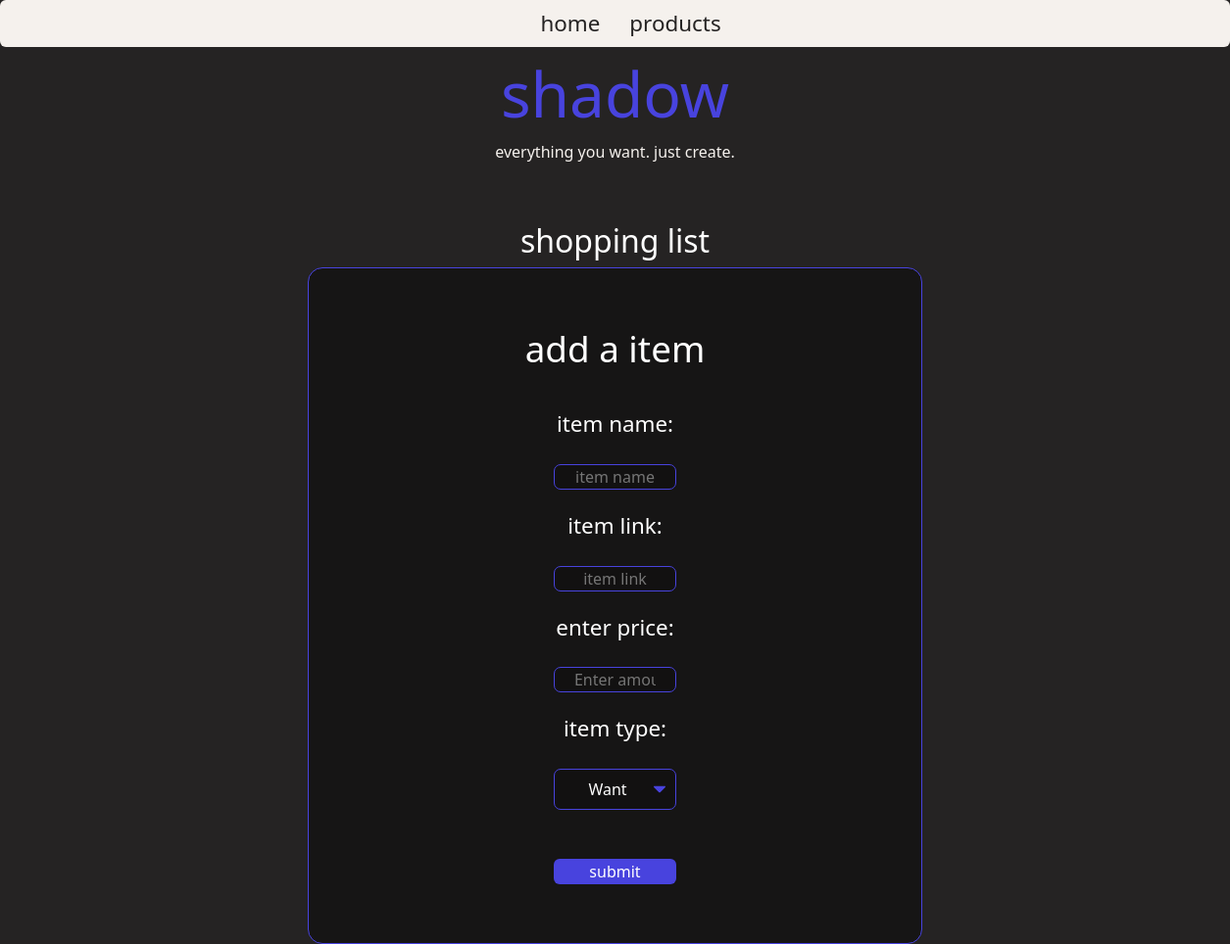
/widgets/shopping-list (signed in), run on an earlier commit of the app's database.
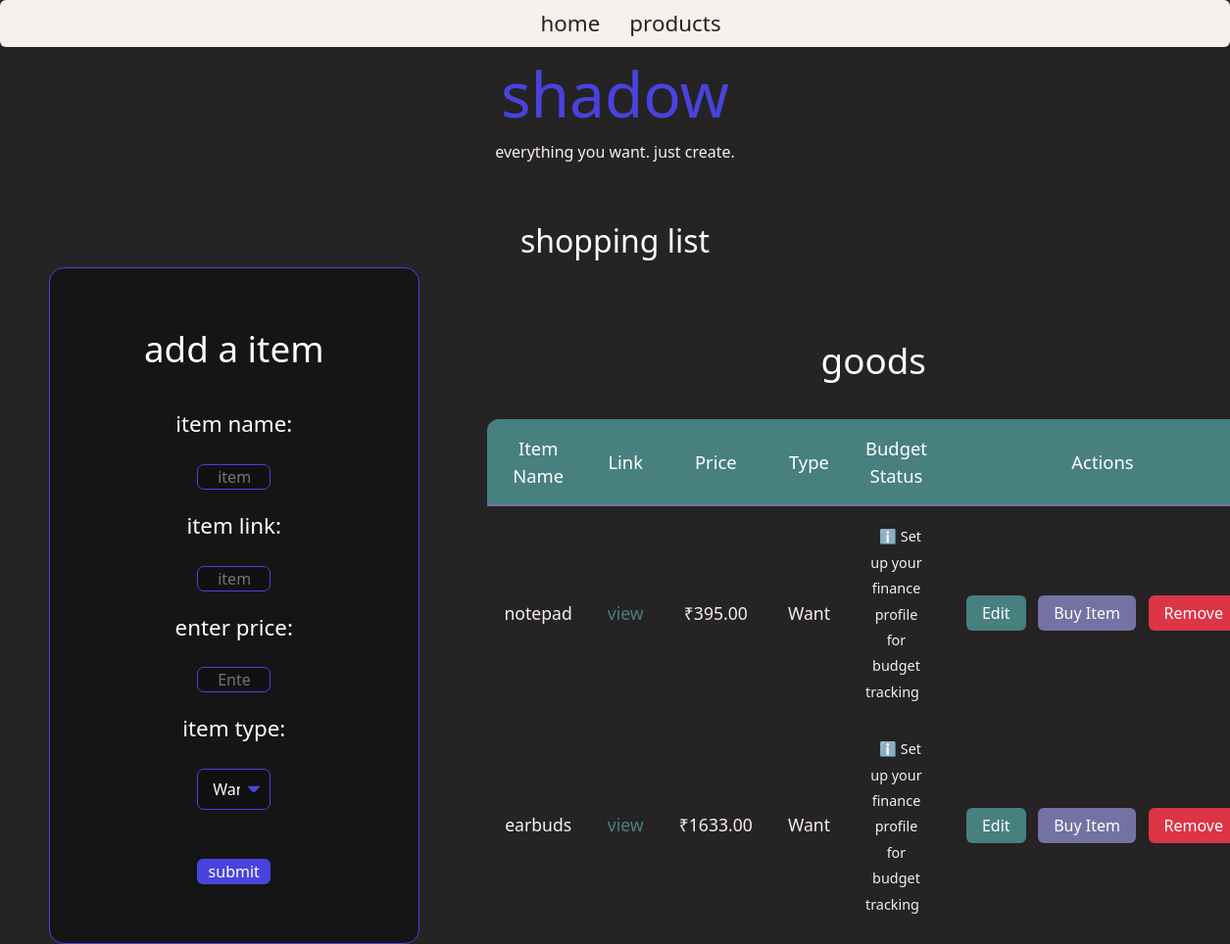
And on a later commit of the database.
### widgets/models.py (models this page shows, shortened)
class ShoppingListItem(models.Model):
    user = models.ForeignKey(User, on_delete=models.CASCADE, related_name='shopping_list')
    name = models.CharField(max_length=255)
    link = models.URLField(blank=True)
    price = models.DecimalField(max_digits=10, decimal_places=2)
    priority = models.BooleanField(default=False, verbose_name="Is Need?")
    @property
    def affordability_message(self):
        try:
            profile = FinanceProfile.objects.get(user=self.user)
            if profile.total_funds < self.price:
                return "❌ Insufficient funds"
            if self.can_afford:
                if self.priority:
                    return "✅ Essential - You can afford this!"
                else:
                    return "✅ You can afford this!"
            else:
                if self.priority:
                    return "✅ Essential - You can afford this!"  # Needs should always show as affordable if funds exist
                else:
                    return "⚠️ Over wants budget (but you have funds)"
        except:
            return "ℹ️ Set up your finance profile for budget tracking"

### widgets/views.py (the view)
# urls.py: path("shopping-list", views.shopping_list, name="shopping"),
def shopping_list(request):
    context = {}
    if request.method == "POST":
        item_name = request.POST.get("item-name")
        item_link = request.POST.get("item-link")
        item_price = request.POST.get("item-price")
        item_priority = request.POST.get("item-priority") == "need"
        push_item(request.user, item_name, item_link, item_price, item_priority)
    if not request.user.is_authenticated:
        return redirect(reverse("main:login"))
    else:
        le = list_exists(request.user)
        shopping_items = []
        if le:
            from .operations import get_shopping_list
            shopping_items = get_shopping_list(request.user)
        context.update({
            "list_exists": le,
            "shopping_items": shopping_items
        })
    return render(request, 'shopping.html', context=context)

### widgets/operations.py (called while the page is built)
def list_exists(user)->bool:
    shopping_list = ShoppingListItem.objects.filter(user=user)
    if shopping_list.exists():
        print("user has somethings stored")
        return True
    else:
        return False

def get_shopping_list(user):
    return ShoppingListItem.objects.filter(user=user)

### widgets/templates/shopping.html (shortened to what this page needs)
{% extends 'layout.html' %}
{% load static %}
{% block head %}
<link rel="stylesheet" href="{% static 'styles/shopping.css' %}">
{% endblock head %}
{% block body %}
<div class="shopping-container">
    <div class="heading">
        <h1>
            shopping list
        </h1>
    </div>
    <div class="content">
    <div class="form-container">
        <div class="heading">
            <h1>add a item</h1>
        </div>
        <form action="{% url 'widget:shopping' %}" method="POST">
            <label for="item name">item name:</label> <br>
            <input type="text" placeholder="item name" name="item-name">
            <label for="item link"> item link:</label> <br>
            <input type="text" name="item-link" placeholder="item link">
            <label for="price">enter price:</label> <br>
            <input type="text" name="item-price" placeholder="Enter amount (e.g., 2000 or 2000.50)" id="">
            <label for="item-priority">item type:</label> <br>
            <select name="item-priority" id="item-priority">
                <option value="want">Want</option>
            </select>
            <button type="submit">submit</button>
        </form>
    </div>
    {% if list_exists %}
    <div class="goods-container">
        <div class="heading">
            <h1>goods</h1>
        </div>
        <div class="table-container">
            <table class="shopping-table">
                <thead>
                    <tr>
                        <th>Item Name</th>
                        <th>Link</th>
                        <th>Price</th>
                        <th>Type</th>
                        <th>Budget Status</th>
                        <th>Actions</th>
                        </tr>
                </thead>
                <tbody>
                {% for item in shopping_items %}
                    <tr>
                        <td>{{ item.name }}</td>
                        <td>
                            {% if item.link %}
                                <a href="{{ item.link }}" target="_blank" class="item-link">view</a>
                            {% else %}
                                —
                            {% endif %}
                        </td>
                        <td>₹{{ item.price }}</td>
                        <td>{% if item.priority %}Need{% else %}Want{% endif %}</td>
                        <td class="affordability-status">
                            <span class="status-message">{{ item.affordability_message }}</span>
                        </td>
                        <td style="white-space:nowrap;">
                            <a href="{% url 'widget:edit_item' item.id %}" class="action-btn edit-btn">Edit</a>
                            <form action="{% url 'widget:buy_item' item.id %}" method="post" style="display:inline;">
                                <button type="submit" class="action-btn bought-btn">
                                    {% if item.priority %}Buy Essential{% else %}Buy Item{% endif %}
                                </button>
                            </form>
                            <form action="{% url 'widget:remove_item' item.id %}" method="post" style="display:inline;">
                                <button type="submit" class="action-btn remove-btn" onclick="return confirm('Remove this item from your list?')">
                                    Remove
                                </button>
                            </form>
                        </td>
                    </tr>
                {% empty %}
                    <tr>
                        <td colspan="3" style="text-align:center; color:#aaa;">No items yet.</td>
                    </tr>
                {% endfor %}
                </tbody>
            </table>
        </div>
    </div>
    </div>
    {% endif %}
</div>
{% endblock body %}

What changed in the data, as far as the page shows it:
added ShoppingListItem: name "notepad", price "395.00", priority "Want", affordability_message "ℹ️ Set up your finance profile for budget tracking"
added ShoppingListItem: name "earbuds", price "1633.00", priority "Want", affordability_message "ℹ️ Set up your finance profile for budget tracking"
Also different on the page:
text now shown: "goods Item Name Link Price Type Budget Status Actions"
